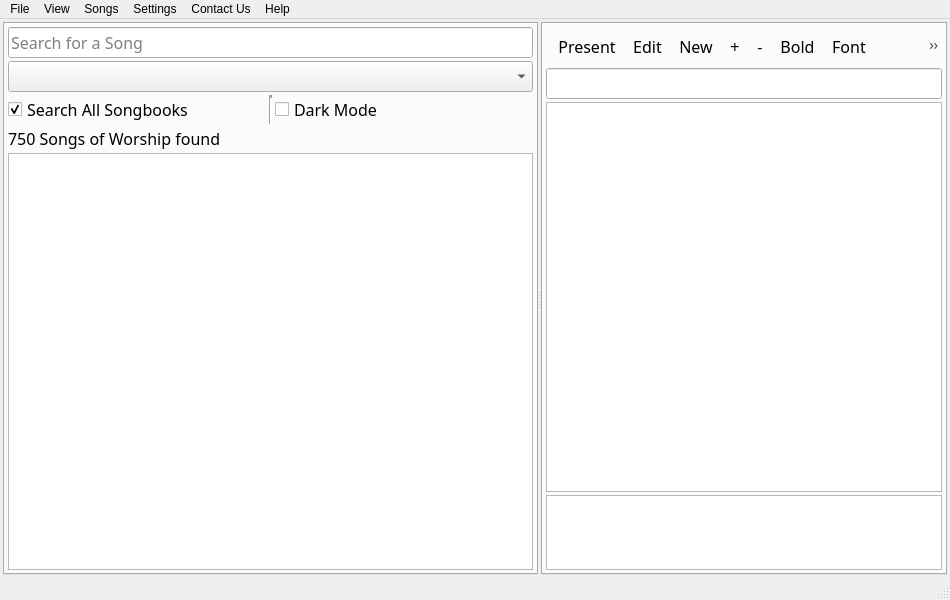
<?xml version="1.0" encoding="UTF-8"?>
<ui version="4.0">
 <class>AppHome</class>
 <widget class="QMainWindow" name="AppHome">
  <property name="geometry">
   <rect>
    <x>0</x>
    <y>0</y>
    <width>950</width>
    <height>600</height>
   </rect>
  </property>
  <property name="sizePolicy">
   <sizepolicy hsizetype="Preferred" vsizetype="Preferred">
    <horstretch>0</horstretch>
    <verstretch>0</verstretch>
   </sizepolicy>
  </property>
  <property name="minimumSize">
   <size>
    <width>400</width>
    <height>0</height>
   </size>
  </property>
  <property name="windowTitle">
   <string>mBible</string>
  </property>
  <property name="windowIcon">
   <iconset resource="icons/icons.qrc">
    <normaloff>:/icons/app_icon</normaloff>:/icons/app_icon</iconset>
  </property>
  <widget class="QWidget" name="WidgetCentral">
   <property name="sizePolicy">
    <sizepolicy hsizetype="Minimum" vsizetype="Preferred">
     <horstretch>0</horstretch>
     <verstretch>0</verstretch>
    </sizepolicy>
   </property>
   <property name="minimumSize">
    <size>
     <width>400</width>
     <height>0</height>
    </size>
   </property>
   <layout class="QVBoxLayout" name="verticalLayout_7">
    <property name="spacing">
     <number>3</number>
    </property>
    <property name="leftMargin">
     <number>3</number>
    </property>
    <property name="topMargin">
     <number>3</number>
    </property>
    <property name="rightMargin">
     <number>3</number>
    </property>
    <property name="bottomMargin">
     <number>3</number>
    </property>
    <item>
     <widget class="QSplitter" name="SplitterMain">
      <property name="sizePolicy">
       <sizepolicy hsizetype="Preferred" vsizetype="Expanding">
        <horstretch>0</horstretch>
        <verstretch>0</verstretch>
       </sizepolicy>
      </property>
      <property name="orientation">
       <enum>Qt::Horizontal</enum>
      </property>
      <property name="handleWidth">
       <number>3</number>
      </property>
      <widget class="QWidget" name="verticalLayoutWidget_3">
       <layout class="QVBoxLayout" name="VLayoutLeft">
        <item>
         <widget class="QTabWidget" name="MainTabLeft">
          <property name="enabled">
           <bool>true</bool>
          </property>
          <property name="sizePolicy">
           <sizepolicy hsizetype="Minimum" vsizetype="Expanding">
            <horstretch>0</horstretch>
            <verstretch>0</verstretch>
           </sizepolicy>
          </property>
          <property name="minimumSize">
           <size>
            <width>350</width>
            <height>0</height>
           </size>
          </property>
          <property name="maximumSize">
           <size>
            <width>16777215</width>
            <height>16777215</height>
           </size>
          </property>
          <property name="sizeIncrement">
           <size>
            <width>400</width>
            <height>0</height>
           </size>
          </property>
          <property name="font">
           <font>
            <family>Trebuchet MS</family>
            <pointsize>12</pointsize>
            <weight>50</weight>
            <bold>false</bold>
           </font>
          </property>
          <property name="tabPosition">
           <enum>QTabWidget::North</enum>
          </property>
          <property name="tabShape">
           <enum>QTabWidget::Rounded</enum>
          </property>
          <property name="currentIndex">
           <number>0</number>
          </property>
          <property name="movable">
           <bool>true</bool>
          </property>
          <property name="tabBarAutoHide">
           <bool>true</bool>
          </property>
          <widget class="QWidget" name="WdgSearch">
           <property name="font">
            <font>
             <family>Trebuchet MS</family>
             <pointsize>12</pointsize>
             <weight>50</weight>
             <bold>false</bold>
            </font>
           </property>
           <property name="statusTip">
            <string extracomment="Search for a Song"/>
           </property>
           <property name="accessibleName">
            <string extracomment="This has to be equal to the tab title in all the main tabs">Search</string>
           </property>
           <attribute name="title">
            <string>Search</string>
           </attribute>
           <layout class="QVBoxLayout" name="verticalLayout_2">
            <property name="spacing">
             <number>3</number>
            </property>
            <property name="leftMargin">
             <number>3</number>
            </property>
            <property name="topMargin">
             <number>3</number>
            </property>
            <property name="rightMargin">
             <number>3</number>
            </property>
            <property name="bottomMargin">
             <number>3</number>
            </property>
            <item>
             <widget class="QLineEdit" name="TxtSearch">
              <property name="sizePolicy">
               <sizepolicy hsizetype="Preferred" vsizetype="Fixed">
                <horstretch>0</horstretch>
                <verstretch>0</verstretch>
               </sizepolicy>
              </property>
              <property name="font">
               <font>
                <family>Trebuchet MS</family>
                <pointsize>12</pointsize>
                <weight>50</weight>
                <bold>false</bold>
               </font>
              </property>
              <property name="placeholderText">
               <string>Search for a Song</string>
              </property>
             </widget>
            </item>
            <item>
             <widget class="QComboBox" name="CmbSongbooks">
              <property name="currentText">
               <string/>
              </property>
             </widget>
            </item>
            <item>
             <layout class="QHBoxLayout" name="horizontalLayout">
              <item>
               <widget class="QCheckBox" name="ChkSearchCriteria">
                <property name="sizePolicy">
                 <sizepolicy hsizetype="Preferred" vsizetype="Fixed">
                  <horstretch>0</horstretch>
                  <verstretch>0</verstretch>
                 </sizepolicy>
                </property>
                <property name="text">
                 <string>Search All Songbooks</string>
                </property>
                <property name="checked">
                 <bool>true</bool>
                </property>
               </widget>
              </item>
              <item>
               <widget class="Line" name="line">
                <property name="font">
                 <font>
                  <family>Trebuchet MS</family>
                  <pointsize>12</pointsize>
                  <weight>75</weight>
                  <bold>true</bold>
                 </font>
                </property>
                <property name="frameShadow">
                 <enum>QFrame::Sunken</enum>
                </property>
                <property name="lineWidth">
                 <number>3</number>
                </property>
                <property name="orientation">
                 <enum>Qt::Vertical</enum>
                </property>
               </widget>
              </item>
              <item>
               <widget class="QCheckBox" name="ChkDarkMode">
                <property name="text">
                 <string>Dark Mode</string>
                </property>
               </widget>
              </item>
             </layout>
            </item>
            <item>
             <widget class="QLabel" name="LblResult">
              <property name="sizePolicy">
               <sizepolicy hsizetype="Preferred" vsizetype="Minimum">
                <horstretch>0</horstretch>
                <verstretch>0</verstretch>
               </sizepolicy>
              </property>
              <property name="text">
               <string>750 Songs of Worship found</string>
              </property>
             </widget>
            </item>
            <item>
             <widget class="QListView" name="LstResults">
              <property name="sizePolicy">
               <sizepolicy hsizetype="Preferred" vsizetype="Expanding">
                <horstretch>0</horstretch>
                <verstretch>0</verstretch>
               </sizepolicy>
              </property>
              <property name="horizontalScrollBarPolicy">
               <enum>Qt::ScrollBarAlwaysOff</enum>
              </property>
             </widget>
            </item>
           </layout>
          </widget>
         </widget>
        </item>
       </layout>
      </widget>
      <widget class="QWidget" name="verticalLayoutWidget_4">
       <layout class="QVBoxLayout" name="VLayoutRight">
        <item>
         <widget class="QTabWidget" name="MainTabRight">
          <property name="enabled">
           <bool>true</bool>
          </property>
          <property name="sizePolicy">
           <sizepolicy hsizetype="Expanding" vsizetype="Expanding">
            <horstretch>0</horstretch>
            <verstretch>0</verstretch>
           </sizepolicy>
          </property>
          <property name="minimumSize">
           <size>
            <width>0</width>
            <height>0</height>
           </size>
          </property>
          <property name="font">
           <font>
            <family>Trebuchet MS</family>
            <pointsize>12</pointsize>
            <weight>50</weight>
            <bold>false</bold>
           </font>
          </property>
          <property name="tabPosition">
           <enum>QTabWidget::North</enum>
          </property>
          <property name="tabShape">
           <enum>QTabWidget::Rounded</enum>
          </property>
          <property name="currentIndex">
           <number>0</number>
          </property>
          <property name="movable">
           <bool>true</bool>
          </property>
          <property name="tabBarAutoHide">
           <bool>true</bool>
          </property>
          <widget class="QWidget" name="WdgPreview">
           <property name="font">
            <font>
             <family>Trebuchet MS</family>
             <pointsize>12</pointsize>
             <weight>50</weight>
             <bold>false</bold>
            </font>
           </property>
           <property name="accessibleName">
            <string extracomment="This has to be equal to the tab title in all the main tabs">History</string>
           </property>
           <attribute name="title">
            <string>Song Preview</string>
           </attribute>
           <layout class="QVBoxLayout" name="LayoutPreview">
            <property name="spacing">
             <number>3</number>
            </property>
            <property name="leftMargin">
             <number>3</number>
            </property>
            <property name="topMargin">
             <number>3</number>
            </property>
            <property name="rightMargin">
             <number>3</number>
            </property>
            <property name="bottomMargin">
             <number>3</number>
            </property>
            <item>
             <widget class="QToolBar" name="ToolbarPreview">
              <property name="windowTitle">
               <string notr="true">toolBar1</string>
              </property>
              <property name="toolButtonStyle">
               <enum>Qt::ToolButtonTextBesideIcon</enum>
              </property>
              <addaction name="actionPresent"/>
              <addaction name="actionEdit"/>
              <addaction name="actionNewsong"/>
              <addaction name="actionBigger"/>
              <addaction name="actionSmaller"/>
              <addaction name="actionBold"/>
              <addaction name="actionFont"/>
              <addaction name="actionPreferences"/>
             </widget>
            </item>
            <item>
             <widget class="QLineEdit" name="TxtPreviewTitle">
              <property name="readOnly">
               <bool>true</bool>
              </property>
             </widget>
            </item>
            <item>
             <widget class="QPlainTextEdit" name="TxtPreviewContent">
              <property name="sizePolicy">
               <sizepolicy hsizetype="Expanding" vsizetype="Expanding">
                <horstretch>0</horstretch>
                <verstretch>0</verstretch>
               </sizepolicy>
              </property>
              <property name="frameShadow">
               <enum>QFrame::Sunken</enum>
              </property>
              <property name="verticalScrollBarPolicy">
               <enum>Qt::ScrollBarAsNeeded</enum>
              </property>
              <property name="horizontalScrollBarPolicy">
               <enum>Qt::ScrollBarAlwaysOff</enum>
              </property>
              <property name="readOnly">
               <bool>true</bool>
              </property>
             </widget>
            </item>
            <item>
             <widget class="QPlainTextEdit" name="TxtPreviewAlias">
              <property name="sizePolicy">
               <sizepolicy hsizetype="Expanding" vsizetype="Maximum">
                <horstretch>0</horstretch>
                <verstretch>0</verstretch>
               </sizepolicy>
              </property>
              <property name="minimumSize">
               <size>
                <width>0</width>
                <height>75</height>
               </size>
              </property>
              <property name="maximumSize">
               <size>
                <width>16777215</width>
                <height>75</height>
               </size>
              </property>
              <property name="readOnly">
               <bool>true</bool>
              </property>
             </widget>
            </item>
           </layout>
          </widget>
         </widget>
        </item>
       </layout>
      </widget>
     </widget>
    </item>
   </layout>
  </widget>
  <widget class="QStatusBar" name="statusbar"/>
  <widget class="QMenuBar" name="menuBar">
   <property name="geometry">
    <rect>
     <x>0</x>
     <y>0</y>
     <width>950</width>
     <height>21</height>
    </rect>
   </property>
   <widget class="QMenu" name="menuFile">
    <property name="title">
     <string>File</string>
    </property>
    <addaction name="actionExit"/>
   </widget>
   <widget class="QMenu" name="menuSongs">
    <property name="title">
     <string>Songs</string>
    </property>
    <addaction name="actionNew_Song"/>
    <addaction name="actionEdit_Song"/>
    <addaction name="actionDelete_Song"/>
    <addaction name="separator"/>
    <addaction name="actionSearch"/>
    <addaction name="actionSearchAll"/>
    <addaction name="separator"/>
    <addaction name="actionSongbooks"/>
    <addaction name="actionOnline"/>
   </widget>
   <widget class="QMenu" name="menuSupport">
    <property name="title">
     <string>Help</string>
    </property>
    <addaction name="actionAbout"/>
    <addaction name="actionTutorial"/>
    <addaction name="separator"/>
    <addaction name="actionDonate"/>
    <addaction name="actionCheck_Updates"/>
    <addaction name="actionContribute"/>
    <addaction name="separator"/>
    <addaction name="actionFeature_Request"/>
    <addaction name="actionBug_Report"/>
   </widget>
   <widget class="QMenu" name="menuView">
    <property name="title">
     <string>View</string>
    </property>
    <addaction name="separator"/>
    <addaction name="actionSmaller_Font"/>
    <addaction name="actionBigger_Font"/>
    <addaction name="separator"/>
    <addaction name="actionChange_Font"/>
    <addaction name="actionBold_Text"/>
    <addaction name="separator"/>
    <addaction name="actionDarkMode"/>
   </widget>
   <widget class="QMenu" name="menuContact_Us">
    <property name="title">
     <string>Contact Us</string>
    </property>
    <addaction name="actionPhone"/>
    <addaction name="actionEmail"/>
    <addaction name="actionWebsite"/>
   </widget>
   <widget class="QMenu" name="menuSettings">
    <property name="title">
     <string>Settings</string>
    </property>
    <addaction name="actionManage_Settings"/>
    <addaction name="actionReset_Settings"/>
   </widget>
   <addaction name="menuFile"/>
   <addaction name="menuView"/>
   <addaction name="menuSongs"/>
   <addaction name="menuSettings"/>
   <addaction name="menuContact_Us"/>
   <addaction name="menuSupport"/>
  </widget>
  <action name="actionPresent">
   <property name="icon">
    <iconset resource="icons/icons.qrc">
     <normaloff>:/icons/present.png</normaloff>:/icons/present.png</iconset>
   </property>
   <property name="text">
    <string>Present</string>
   </property>
   <property name="toolTip">
    <string>Present Song</string>
   </property>
   <property name="shortcut">
    <string>F5</string>
   </property>
  </action>
  <action name="actionBigger">
   <property name="icon">
    <iconset resource="icons/icons.qrc">
     <normaloff>:/icons/bigger.png</normaloff>:/icons/bigger.png</iconset>
   </property>
   <property name="text">
    <string>+</string>
   </property>
   <property name="toolTip">
    <string>Bigger Text</string>
   </property>
  </action>
  <action name="actionSmaller">
   <property name="icon">
    <iconset resource="icons/icons.qrc">
     <normaloff>:/icons/smaller.png</normaloff>:/icons/smaller.png</iconset>
   </property>
   <property name="text">
    <string>-</string>
   </property>
   <property name="toolTip">
    <string>Smaller Text</string>
   </property>
  </action>
  <action name="actionBold">
   <property name="icon">
    <iconset resource="icons/icons.qrc">
     <normaloff>:/icons/bold.png</normaloff>:/icons/bold.png</iconset>
   </property>
   <property name="text">
    <string>Bold</string>
   </property>
   <property name="toolTip">
    <string>Make Bold</string>
   </property>
  </action>
  <action name="actionExit">
   <property name="icon">
    <iconset resource="icons/icons.qrc">
     <normaloff>:/icons/close</normaloff>:/icons/close</iconset>
   </property>
   <property name="text">
    <string>Exit</string>
   </property>
   <property name="shortcut">
    <string>Ctrl+Q</string>
   </property>
  </action>
  <action name="actionAbout">
   <property name="icon">
    <iconset resource="icons/icons.qrc">
     <normaloff>:/icons/browser_open</normaloff>:/icons/browser_open</iconset>
   </property>
   <property name="text">
    <string>About mBible</string>
   </property>
   <property name="shortcut">
    <string>F2</string>
   </property>
  </action>
  <action name="actionTutorial">
   <property name="icon">
    <iconset resource="icons/icons.qrc">
     <normaloff>:/icons/whatis</normaloff>:/icons/whatis</iconset>
   </property>
   <property name="text">
    <string>How it Works</string>
   </property>
   <property name="shortcut">
    <string>F1</string>
   </property>
  </action>
  <action name="actionReset_Settings">
   <property name="icon">
    <iconset resource="icons/icons.qrc">
     <normaloff>:/icons/remove_extension</normaloff>:/icons/remove_extension</iconset>
   </property>
   <property name="text">
    <string>Reset Settings</string>
   </property>
   <property name="shortcut">
    <string>Ctrl+R</string>
   </property>
  </action>
  <action name="actionManage_Settings">
   <property name="icon">
    <iconset resource="icons/icons.qrc">
     <normaloff>:/icons/settings</normaloff>:/icons/settings</iconset>
   </property>
   <property name="text">
    <string>Manage Settings</string>
   </property>
   <property name="shortcut">
    <string>Ctrl+S</string>
   </property>
  </action>
  <action name="actionNew_Song">
   <property name="icon">
    <iconset resource="icons/icons.qrc">
     <normaloff>:/icons/field_add</normaloff>:/icons/field_add</iconset>
   </property>
   <property name="text">
    <string>New Song</string>
   </property>
   <property name="shortcut">
    <string>Ctrl+N</string>
   </property>
  </action>
  <action name="actionEdit_Song">
   <property name="icon">
    <iconset resource="icons/icons.qrc">
     <normaloff>:/icons/edit_cond_formats.png</normaloff>:/icons/edit_cond_formats.png</iconset>
   </property>
   <property name="text">
    <string>Edit Song</string>
   </property>
   <property name="shortcut">
    <string>Ctrl+E</string>
   </property>
  </action>
  <action name="actionDelete_Song">
   <property name="icon">
    <iconset resource="icons/icons.qrc">
     <normaloff>:/icons/delete.png</normaloff>:/icons/delete.png</iconset>
   </property>
   <property name="text">
    <string>Delete Song</string>
   </property>
   <property name="shortcut">
    <string>Ctrl+D</string>
   </property>
  </action>
  <action name="actionDonate">
   <property name="icon">
    <iconset resource="icons/icons.qrc">
     <normaloff>:/icons/filter</normaloff>:/icons/filter</iconset>
   </property>
   <property name="text">
    <string>Donate</string>
   </property>
  </action>
  <action name="actionContribute">
   <property name="icon">
    <iconset resource="icons/icons.qrc">
     <normaloff>:/icons/add_record</normaloff>:/icons/add_record</iconset>
   </property>
   <property name="text">
    <string>OS Contribution</string>
   </property>
  </action>
  <action name="actionCheck_Updates">
   <property name="icon">
    <iconset resource="icons/icons.qrc">
     <normaloff>:/icons/refresh</normaloff>:/icons/refresh</iconset>
   </property>
   <property name="text">
    <string>Check Updates</string>
   </property>
   <property name="shortcut">
    <string>Ctrl+U</string>
   </property>
  </action>
  <action name="actionBigger_Font">
   <property name="icon">
    <iconset resource="icons/icons.qrc">
     <normaloff>:/icons/bigger.png</normaloff>:/icons/bigger.png</iconset>
   </property>
   <property name="text">
    <string>Bigger Font</string>
   </property>
   <property name="shortcut">
    <string>Up</string>
   </property>
  </action>
  <action name="actionSmaller_Font">
   <property name="icon">
    <iconset resource="icons/icons.qrc">
     <normaloff>:/icons/smaller.png</normaloff>:/icons/smaller.png</iconset>
   </property>
   <property name="text">
    <string>Smaller Font</string>
   </property>
   <property name="shortcut">
    <string>Down</string>
   </property>
  </action>
  <action name="actionChange_Font">
   <property name="icon">
    <iconset resource="icons/icons.qrc">
     <normaloff>:/icons/font.png</normaloff>:/icons/font.png</iconset>
   </property>
   <property name="text">
    <string>Change Font</string>
   </property>
   <property name="shortcut">
    <string>F</string>
   </property>
  </action>
  <action name="actionBold_Text">
   <property name="icon">
    <iconset resource="icons/icons.qrc">
     <normaloff>:/icons/bold.png</normaloff>:/icons/bold.png</iconset>
   </property>
   <property name="text">
    <string>Bold Text</string>
   </property>
   <property name="shortcut">
    <string>B</string>
   </property>
  </action>
  <action name="actionPreferences">
   <property name="icon">
    <iconset resource="icons/icons.qrc">
     <normaloff>:/icons/keyword</normaloff>:/icons/keyword</iconset>
   </property>
   <property name="text">
    <string>Options</string>
   </property>
  </action>
  <action name="actionEdit">
   <property name="icon">
    <iconset resource="icons/icons.qrc">
     <normaloff>:/icons/edit.png</normaloff>:/icons/edit.png</iconset>
   </property>
   <property name="text">
    <string>Edit</string>
   </property>
  </action>
  <action name="actionNewsong">
   <property name="icon">
    <iconset resource="icons/icons.qrc">
     <normaloff>:/icons/field_add</normaloff>:/icons/field_add</iconset>
   </property>
   <property name="text">
    <string>New</string>
   </property>
  </action>
  <action name="actionSongbooks">
   <property name="icon">
    <iconset resource="icons/icons.qrc">
     <normaloff>:/icons/copy</normaloff>:/icons/copy</iconset>
   </property>
   <property name="text">
    <string>Manage Books</string>
   </property>
   <property name="shortcut">
    <string>Ctrl+B</string>
   </property>
  </action>
  <action name="actionOnline">
   <property name="icon">
    <iconset resource="icons/icons.qrc">
     <normaloff>:/icons/browser_open</normaloff>:/icons/browser_open</iconset>
   </property>
   <property name="text">
    <string>Online Content</string>
   </property>
   <property name="shortcut">
    <string>Ctrl+W</string>
   </property>
  </action>
  <action name="actionPhone">
   <property name="text">
    <string>Phone: +254 711 474787</string>
   </property>
  </action>
  <action name="actionEmail">
   <property name="text">
    <string>Email: appsmatake@gmail.com</string>
   </property>
  </action>
  <action name="actionWebsite">
   <property name="text">
    <string>Website: http://appsmata.com</string>
   </property>
  </action>
  <action name="actionFeature_Request">
   <property name="text">
    <string>Feature Request</string>
   </property>
  </action>
  <action name="actionBug_Report">
   <property name="text">
    <string>Bug Report</string>
   </property>
  </action>
  <action name="actionFont">
   <property name="icon">
    <iconset resource="icons/icons.qrc">
     <normaloff>:/icons/font.png</normaloff>:/icons/font.png</iconset>
   </property>
   <property name="text">
    <string>Font</string>
   </property>
   <property name="toolTip">
    <string>Change Font Type</string>
   </property>
   <property name="shortcut">
    <string>Shift+F</string>
   </property>
  </action>
  <action name="actionSearch">
   <property name="icon">
    <iconset resource="icons/icons.qrc">
     <normaloff>:/icons/find</normaloff>:/icons/find</iconset>
   </property>
   <property name="text">
    <string>Search a Song</string>
   </property>
   <property name="shortcut">
    <string>Ctrl+F</string>
   </property>
  </action>
  <action name="actionSearchAll">
   <property name="checkable">
    <bool>true</bool>
   </property>
   <property name="text">
    <string>Search all Songs</string>
   </property>
  </action>
  <action name="actionDarkMode">
   <property name="checkable">
    <bool>true</bool>
   </property>
   <property name="text">
    <string>Dark Mode</string>
   </property>
   <property name="shortcut">
    <string>Shift+D</string>
   </property>
  </action>
 </widget>
 <resources>
  <include location="icons/icons.qrc"/>
 </resources>
 <connections/>
 <slots>
  <slot>fileOpen()</slot>
  <slot>fileClose()</slot>
  <slot>browseFind(bool)</slot>
  <slot>refresh()</slot>
  <slot>compact()</slot>
  <slot>helpWhatsThis()</slot>
  <slot>mainTabSelected(int)</slot>
  <slot>executeQuery()</slot>
  <slot>importTableFromCSV()</slot>
  <slot>exportTableToCSV()</slot>
  <slot>fileRevert()</slot>
  <slot>fileSave()</slot>
  <slot>deleteIndex()</slot>
  <slot>createIndex()</slot>
  <slot>createTable()</slot>
  <slot>deleteObject()</slot>
  <slot>editObject()</slot>
  <slot>editTablePopup()</slot>
  <slot>addField()</slot>
  <slot>editField()</slot>
  <slot>exportDatabaseToSQL()</slot>
  <slot>importDatabaseFromSQL()</slot>
  <slot>openPreferences()</slot>
  <slot>createTreeContextMenu(QPoint)</slot>
  <slot>changeTreeSelection()</slot>
  <slot>fileNew()</slot>
  <slot>helpAbout()</slot>
  <slot>deleteField()</slot>
  <slot>loadPragmas()</slot>
  <slot>savePragmas()</slot>
  <slot>copy()</slot>
  <slot>closeSqlTab(int)</slot>
  <slot>openSqlTab()</slot>
  <slot>openSqlFile()</slot>
  <slot>saveSqlFile()</slot>
  <slot>loadExtension()</slot>
  <slot>loadProject()</slot>
  <slot>saveProject()</slot>
  <slot>fileAttach()</slot>
  <slot>editEncryption()</slot>
  <slot>saveSqlFileAs()</slot>
  <slot>switchToBrowseDataTab()</slot>
  <slot>copyCurrentCreateStatement()</slot>
  <slot>browseDataFetchAllData()</slot>
  <slot>exportTableToJson()</slot>
  <slot>fileOpenReadOnly()</slot>
  <slot>saveSqlResultsAsCsv()</slot>
  <slot>saveSqlResultsAsView()</slot>
  <slot>changeSqlTab(int)</slot>
  <slot>renameSqlTab(int)</slot>
  <slot>fileNewInMemoryDatabase()</slot>
  <slot>showContextMenuSqlTabBar(QPoint)</slot>
 </slots>
</ui>
